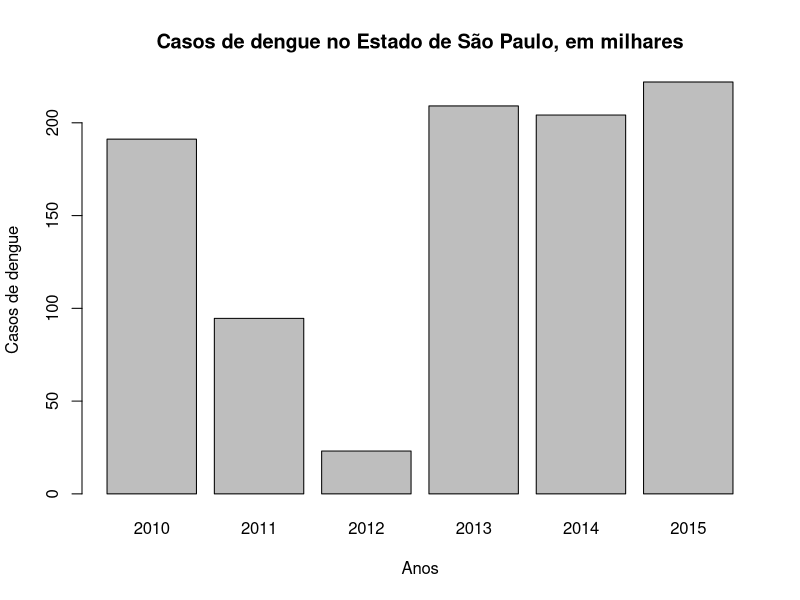
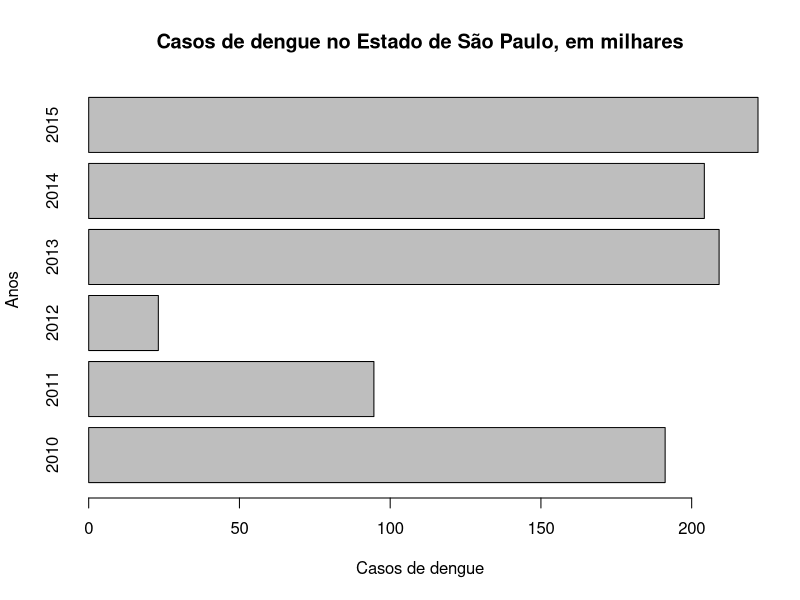
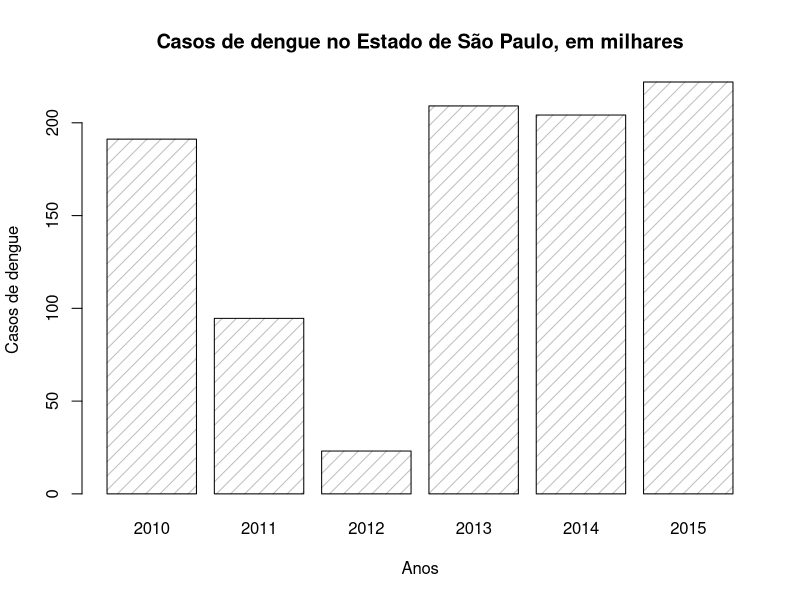
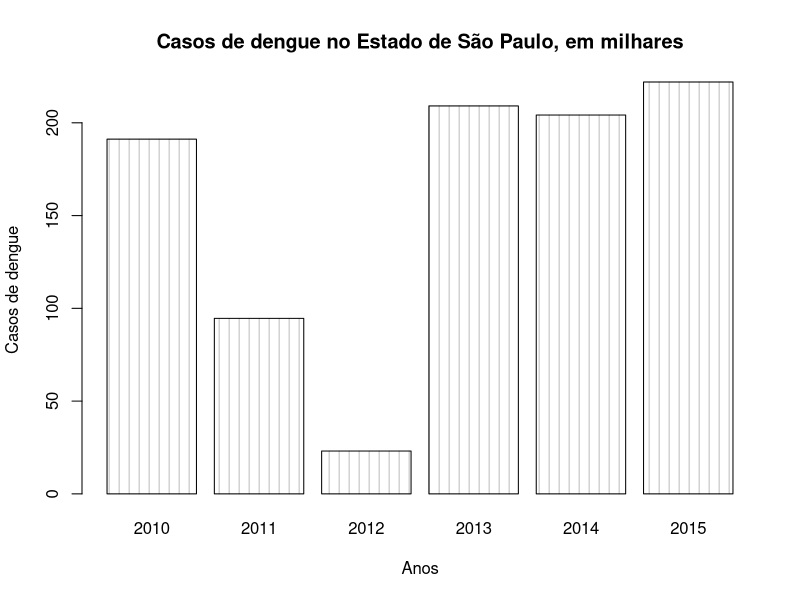
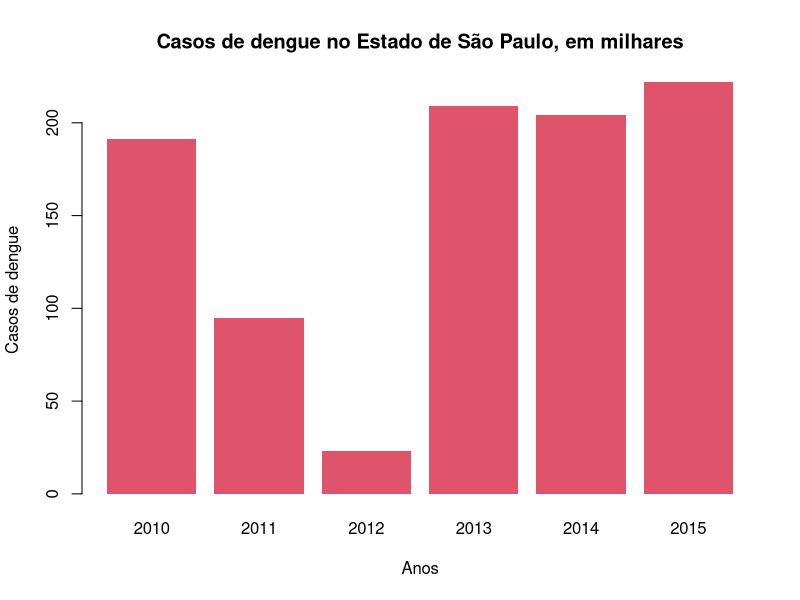
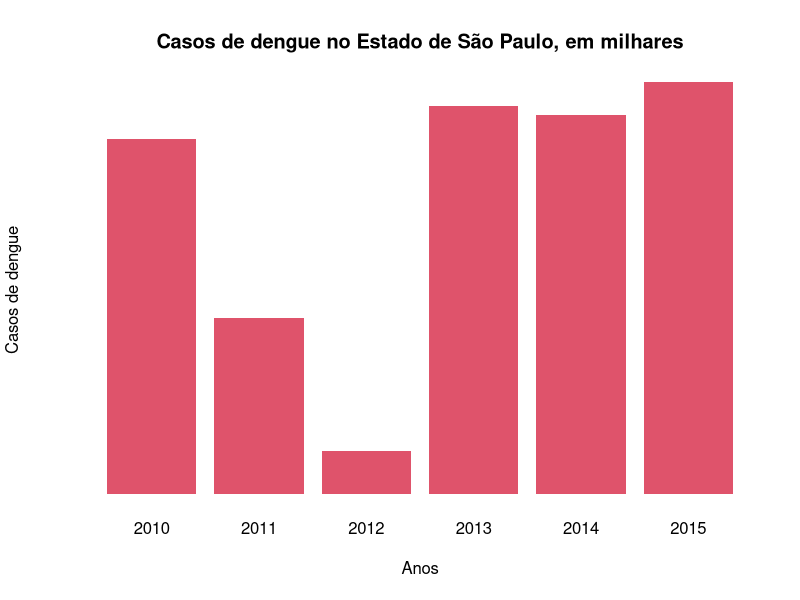
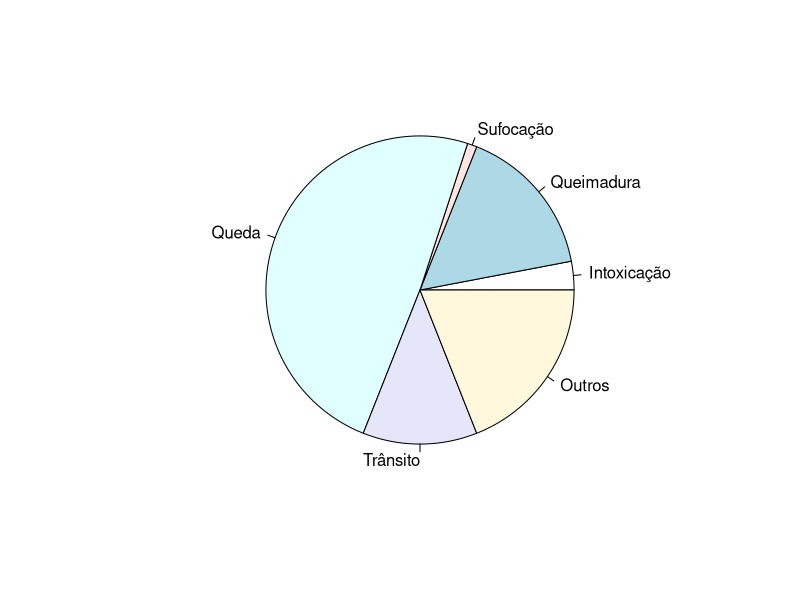
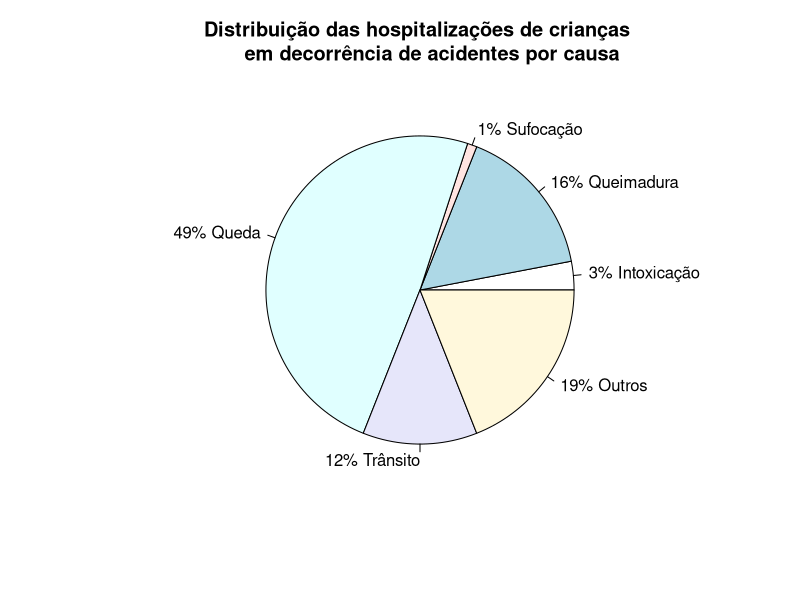

Reproduce these figures in R, in order.
#Script R minicurso de R p/ análise de dados da saúde

#parte 2 - gráficos básicos


#GRÁFICOS
#anos
x = c(2010, 2011, 2012, 2013, 2014, 2015)
#quantidade de casos de dengue no estado
y = c(191.2, 94.6, 23.1, 209.1, 204.2, 222)
#gráfico de barras

#exercício 1
barplot(y, names.arg=x, main="Casos de dengue no Estado de São Paulo, em milhares", xlab="Anos", ylab="Casos de dengue")
#exercício 2
barplot(y, names.arg=x, main="Casos de dengue no Estado de São Paulo, em milhares", xlab="Casos de dengue", ylab="Anos", horiz = T)
#exercício 3
barplot(y, names.arg=x, main="Casos de dengue no Estado de São Paulo, em milhares", xlab="Anos", ylab="Casos de dengue", density = 10)
#exercício 4
barplot(y, names.arg=x, main="Casos de dengue no Estado de São Paulo, em milhares", xlab="Anos", ylab="Casos de dengue", density = 10, angle = 90)
#exercício 5
barplot(y, names.arg=x, main="Casos de dengue no Estado de São Paulo, em milhares", xlab="Anos", ylab="Casos de dengue", col=2, border=NA)
#exercício 6
barplot(y, names.arg=x, main="Casos de dengue no Estado de São Paulo, em milhares", xlab="Anos", ylab="Casos de dengue", col=2, border=NA, axes=F)

#hospitalizações de crianças em decorrência de acidentes por causa
mortes = c(3, 16,1,49, 12, 19)
names(mortes) = c("Intoxicação", "Queimadura", "Sufocação", "Queda", "Trânsito", "Outros")

#exercício 7
pie(mortes) #grafico pizza

rotulos = paste(mortes, "% ", names(mortes), sep="")

#exercício 8
pie(mortes,main="Distribuição das hospitalizações de crianças 
    em decorrência de acidentes por causa", labels=rotulos)

#exercício 9
pie(mortes,main="Distribuição das hospitalizações de crianças 
    em decorrência de acidentes por causa", labels=rotulos, col=rainbow(7), init.angle=160)
